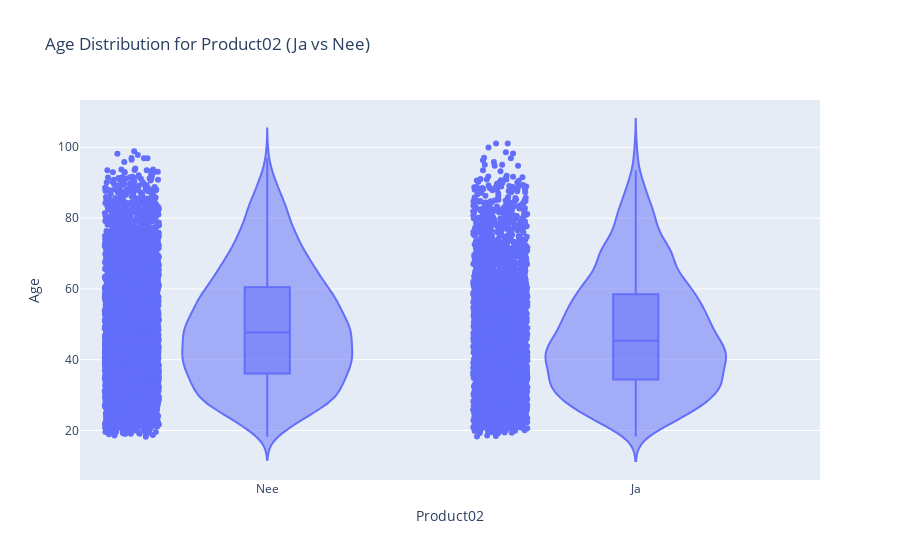
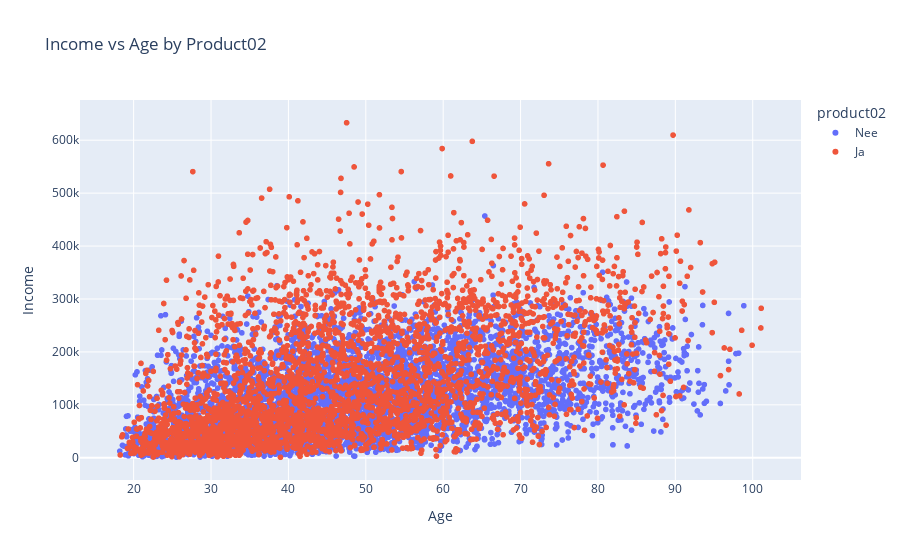

Write notebook code for charts like these, in order.
### Code cell
# Age Distribution vs Product02
fig_age_product02 = px.violin(data_cleaned, x='product02', y='age', 
                              title='Age Distribution for Product02 (Ja vs Nee)', 
                              box=True, points='all', labels={'product02': 'Product02', 'age': 'Age'})
fig_age_product02.show()

# 5. Income vs Age, color-coded by Product02
fig_income_age_product02 = px.scatter(data_cleaned, x='age', y='income', color='product02', 
                                      title='Income vs Age by Product02',
                                      labels={'age': 'Age', 'income': 'Income'})
fig_income_age_product02.show()

### Figure 1 — Plotly figure (JSON) as saved in the notebook; plotly's stock layout.template omitted (floating-point values rounded to 4 significant figures; data arrays with more than 128 entries replaced by an {"elided": "..."} marker saying what was removed)
{"data": [{"alignmentgroup": "True", "box": {"visible": true}, "hovertemplate": "Product02=%{x}<br>Age=%{y}<extra></extra>", "legendgroup": "", "marker": {"color": "#636efa"}, "name": "", "offsetgroup": "", "orientation": "v", "points": "all", "scalegroup": "True", "showlegend": false, "type": "violin", "x": {"elided": "8182 str values"}, "x0": " ", "xaxis": "x", "y": {"elided": "8182 float values"}, "y0": " ", "yaxis": "y"}], "layout": {"legend": {"tracegroupgap": 0}, "title": {"text": "Age Distribution for Product02 (Ja vs Nee)"}, "violinmode": "group", "xaxis": {"anchor": "y", "domain": [0, 1], "title": {"text": "Product02"}}, "yaxis": {"anchor": "x", "domain": [0, 1], "title": {"text": "Age"}}}}

### Figure 2 — Plotly figure (JSON) as saved in the notebook; plotly's stock layout.template omitted (floating-point values rounded to 4 significant figures; data arrays with more than 128 entries replaced by an {"elided": "..."} marker saying what was removed)
{"data": [{"hovertemplate": "product02=Nee<br>Age=%{x}<br>Income=%{y}<extra></extra>", "legendgroup": "Nee", "marker": {"color": "#636efa", "symbol": "circle"}, "mode": "markers", "name": "Nee", "showlegend": true, "type": "scattergl", "x": {"elided": "4736 float values"}, "xaxis": "x", "y": {"elided": "4736 float values"}, "yaxis": "y"}, {"hovertemplate": "product02=Ja<br>Age=%{x}<br>Income=%{y}<extra></extra>", "legendgroup": "Ja", "marker": {"color": "#EF553B", "symbol": "circle"}, "mode": "markers", "name": "Ja", "showlegend": true, "type": "scattergl", "x": {"elided": "3446 float values"}, "xaxis": "x", "y": {"elided": "3446 float values"}, "yaxis": "y"}], "layout": {"legend": {"title": {"text": "product02"}, "tracegroupgap": 0}, "title": {"text": "Income vs Age by Product02"}, "xaxis": {"anchor": "y", "domain": [0, 1], "title": {"text": "Age"}}, "yaxis": {"anchor": "x", "domain": [0, 1], "title": {"text": "Income"}}}}
